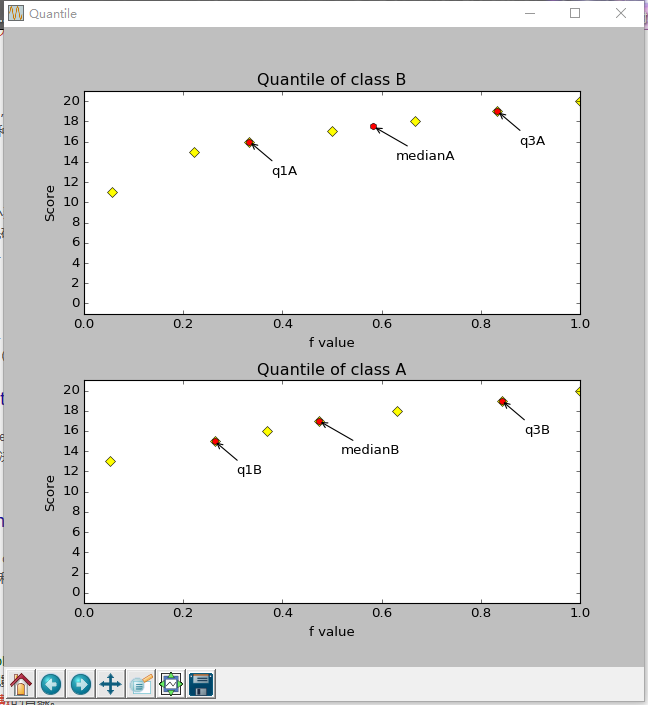

Python code for this plot:
import os
from operator import itemgetter
import matplotlib.pyplot as plt

def median(l, length):
    if length % 2 != 0:
        return l[length/2-1]
    else:
        return float(l[length/2-1] + l[length/2]) / 2

BASE_DIR = os.path.dirname(__file__)
file_path = os.path.join(BASE_DIR, 'score.data')
scoreIn = open(file_path, 'r')
tmp = scoreIn.readline().strip().split()
classA = []
classB = []
L = range(0, 21, 1)
countA = {v:0 for v in L}
countB = {v:0 for v in L}
quantileA = {}
quantileB = {}
for x in tmp:
    classA.append(int(x))
    countA[int(x)] = countA[int(x)] + 1
tmp = scoreIn.readline().strip().split()
for x in tmp:
    classB.append(int(x))
    countB[int(x)] = countB[int(x)] + 1

scoreIn.close()
classA.sort()
classB.sort()

stuSum = 0
for x in countA.keys():
    if countA[x] != 0:
        stuSum += countA[x]
        quantileA[x] = 1.0 * stuSum / len(classA)
stuSum = 0
for x in countB.keys():
    if countB[x] != 0:
        stuSum += countB[x]
        quantileB[x] = 1.0 * stuSum / len(classB)
medianA = median(classA, len(classA))
q1A = classA[int(len(classA) * 0.25)]
q3A = classA[int(len(classA) * 0.75)]

medianB = median(classB, len(classB))
q1B = classB[int(len(classB) * 0.25)]
q3B = classB[int(len(classB) * 0.75)]

keyPointA = {'medianA': medianA, 'q1A': q1A, 'q3A': q3A}
keyPointB = {'medianB': medianB, 'q1B': q1B, 'q3B': q3B}

print classA
print classB
print countA
print countB
print quantileA
print quantileB
print keyPointA
print keyPointB

xCorMin = 0
xCorMax = 1
yCorMin = 0
yCorMax = 20
xtick = [i/10.0 for i in range(0, xCorMax * 10 + 2 , 2)]

plt.figure(figsize=(8,8), num = "Quantile")
axes1 = plt.subplot(211)
axes1.set_xlim([xCorMin, xCorMax])
axes1.set_xticks(xtick)
axes1.set_ylim([yCorMin - 1, yCorMax + 1])
axes1.set_yticks(range(yCorMin, yCorMax + 1, 2))


axes2 = plt.subplot(212)
axes2.set_xlim([xCorMin, xCorMax])
axes2.set_xticks(xtick)
axes2.set_ylim([yCorMin - 1, yCorMax + 1])
axes2.set_yticks(range(yCorMin, yCorMax + 1, 2))

plt.sca(axes1)
plt.title('Quantile of class B')
plt.xlabel('f value')
plt.ylabel('Score')
plt.subplots_adjust(hspace = 0.3)
for x in quantileA.keys():
    axes1.plot(quantileA[x], x, color = 'yellow', marker = 'D', linestyle = '')

plt.sca(axes2)
plt.title('Quantile of class A')
plt.xlabel('f value')
plt.ylabel('Score')
for x in quantileB.keys():
    axes2.plot(quantileB[x], x, color = 'yellow', marker = 'D', linestyle = '')

for x in keyPointA.keys():
    if keyPointA[x] in quantileA.keys():
        axes1.plot(quantileA[keyPointA[x]], keyPointA[x], color = 'red', marker = 'h', linestyle = '', label = x)
        axes1.annotate(x, xy = (quantileA[keyPointA[x]], keyPointA[x]), xytext = (20, -30), textcoords = 'offset points', arrowprops = dict(arrowstyle = "->"))
    else:
        up = 20
        below = 0
        for v in quantileA.keys():
            if v > keyPointA[x] and v < up:
                up = v
            if v < keyPointA[x] and v > below:
                below = v
        axes1.plot((quantileA[up] + quantileA[below]) / 2.0, keyPointA[x], color = 'red', marker = 'h', linestyle = '', label = 'line 1')
        axes1.annotate(x, xy = ((quantileA[up] + quantileA[below]) / 2.0, keyPointA[x]), xytext = (20, -30), textcoords = 'offset points', arrowprops = dict(arrowstyle = "->"))

for x in keyPointB.keys():
    if keyPointB[x] in quantileB.keys():
        axes2.plot(quantileB[keyPointB[x]], keyPointB[x], color = 'red', marker = 'h', linestyle = '', label = x)
        axes2.annotate(x, xy = (quantileB[keyPointB[x]], keyPointB[x]), xytext = (20, -30), textcoords = 'offset points', arrowprops = dict(arrowstyle = "->"))
    else:
        up = 20
        below = 0
        for v in quantileB.keys():
            if v > keyPointB[x] and v < up:
                up = v
            if v < keyPointB[x] and v > below:
                below = v
        axes2.plot((quantileB[up] + quantileB[below]) / 2.0, keyPointB[x], color = 'red', marker = 'h', linestyle = '', label = 'line 1')
        axes2.annotate(x, xy = ((quantileB[up] + quantileB[below]) / 2.0, keyPointB[x]), xytext = (20, -30), textcoords = 'offset points', arrowprops = dict(arrowstyle = "->"))

plt.show()
